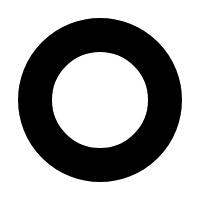
Frame 1 (no input)
Frame 60 (no input): identical to frame 1, image omitted
Frame 120 (the mouse pressed at the canvas centre since frame 60): identical to frame 1, image omitted

The p5.js sketch that drew this single still picture (run headless with seeded random() and noise() and a simulated clock; from frame 60 on, the mouse is pressed at the canvas centre):

// p5.js sketch
// ── sketch.js
function setup() {
  createCanvas(200, 200);
  strokeWeight(4);
  noSmooth();
  vals = [65,66,67,200,201,202];
}

function draw() {
 background(255);
  if(keyIsDown(vals[0])&& keyIsDown(vals[1])&& keyIsDown(vals[2]))
    fill(random(256),random(256),random(256))
  else
    fill(0);
  circle(width/2,height/2,width*.8);
  
  
    if(keyIsDown(vals[4])&& keyIsDown(vals[5])&& keyIsDown(vals[3]))
    fill(random(256),random(256),random(256))
  else
    fill(255);
  circle(width/2,height/2,width*.5)
  
}
